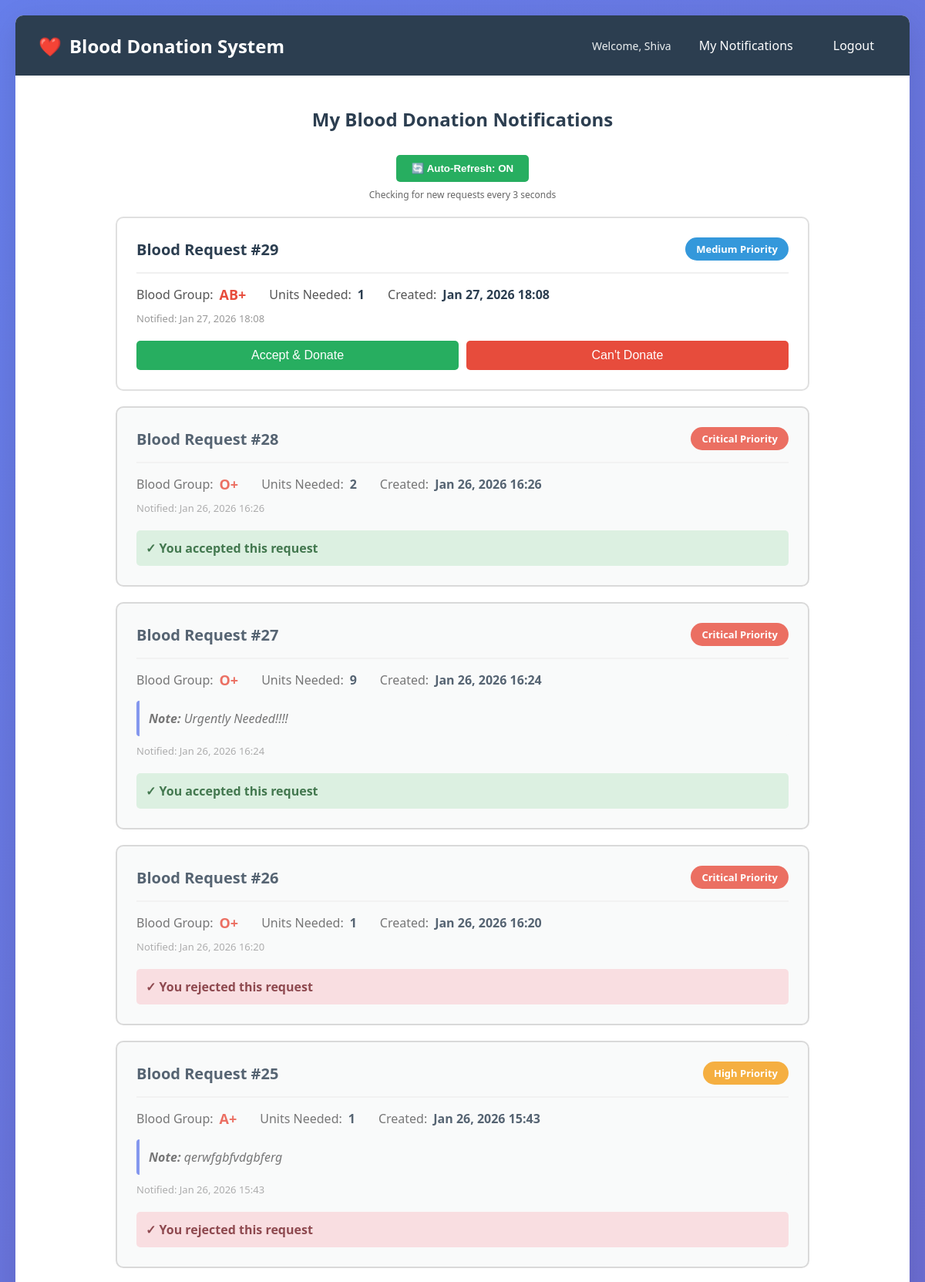
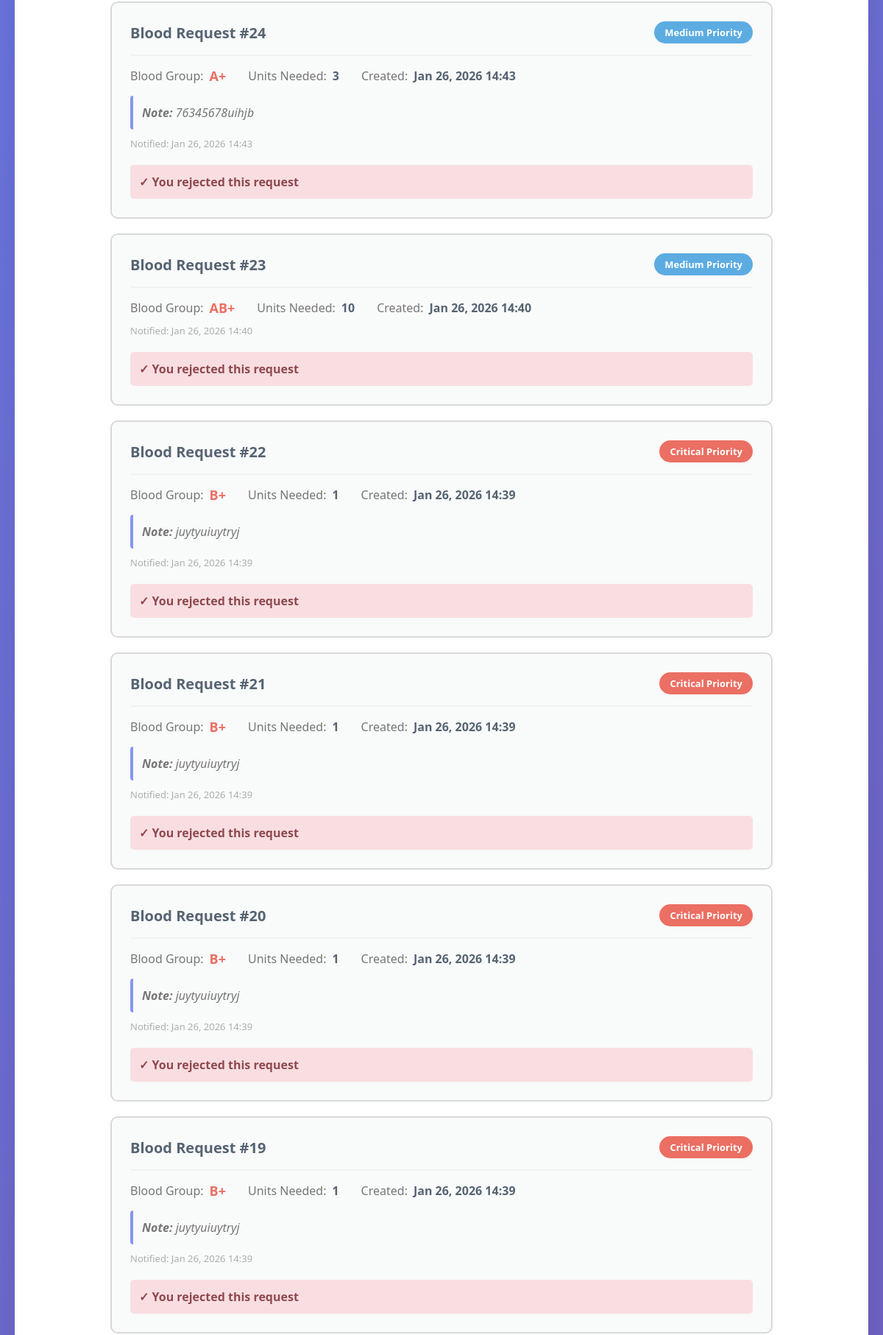
Screenshot of /notifications/ (signed in, upper part) with the database file from the repository (2 pictures, top to bottom).
### careapp/models.py (models this page shows, shortened)
class Notification(models.Model):
    user = models.ForeignKey(User, on_delete=models.CASCADE, related_name='notifications')
    blood_request = models.ForeignKey(BloodRequest, on_delete=models.CASCADE, related_name='notifications')
    is_read = models.BooleanField(default=False)
    created_at = models.DateTimeField(auto_now_add=True)
    class Meta:
        unique_together = ('user', 'blood_request')
        ordering = ['-created_at']

class BloodRequest(models.Model):
    BLOOD_GROUP_CHOICES = DonorProfile.BLOOD_GROUP_CHOICES
    URGENCY_CHOICES = [
        ('critical', 'Critical'),
        ('high', 'High'),
        ('medium', 'Medium'),
    ]
    blood_group = models.CharField(max_length=3, choices=BLOOD_GROUP_CHOICES)
    units_needed = models.PositiveIntegerField(default=1)
    urgency = models.CharField(max_length=10, choices=URGENCY_CHOICES)
    note = models.TextField(blank=True)
    created_by = models.ForeignKey(User, on_delete=models.SET_NULL, null=True, blank=True)
    is_active = models.BooleanField(default=True)
    created_at = models.DateTimeField(auto_now_add=True)
    class Meta:
        ordering = ['-created_at']

class DonorResponse(models.Model):
    RESPONSE_CHOICES = [
        ('accepted', 'Accepted'),
        ('rejected', 'Rejected'),
    ]
    blood_request = models.ForeignKey(BloodRequest, on_delete=models.CASCADE, related_name='responses')
    donor = models.ForeignKey(User, on_delete=models.CASCADE, related_name='donor_responses')
    response = models.CharField(max_length=10, choices=RESPONSE_CHOICES)
    responded_at = models.DateTimeField(auto_now_add=True)
    class Meta:
        unique_together = ('blood_request', 'donor')
        ordering = ['-responded_at']

### careapp/views.py (the view)
# urls.py: path('notifications/', views.donor_notifications, name='donor_notifications'),
@login_required
def donor_notifications(request):
    try:
        donor_profile = DonorProfile.objects.get(user=request.user)
        has_profile = True
    except DonorProfile.DoesNotExist:
        has_profile = False
        donor_profile = None
    notifications = Notification.objects.filter(
        user=request.user
    ).select_related('blood_request').order_by('-created_at')
    responded_request_ids = set(
        DonorResponse.objects.filter(donor=request.user).values_list('blood_request_id', flat=True)
    )
    notifications_with_status = []
    for notification in notifications:
        notification.has_responded = notification.blood_request_id in responded_request_ids
        if notification.has_responded:
            response = DonorResponse.objects.get(
                donor=request.user,
                blood_request_id=notification.blood_request_id
            )
            notification.response_status = response.response
        notifications_with_status.append(notification)
    context = {
        'notifications': notifications_with_status,
        'user': request.user,
        'has_profile': has_profile,
        'donor_profile': donor_profile,
    }
    return render(request, 'demo_donor_notifications.html', context)

### templates/demo_donor_notifications.html (shortened to what this page needs)
{% extends 'base.html' %}
{% block content %}
<div class="notifications-container">
    <h2>My Blood Donation Notifications</h2>
    <div style="text-align: center; margin-bottom: 20px;">
        <button id="autoRefreshBtn" onclick="toggleAutoRefresh()" style="padding: 10px 20px; background: #27ae60; color: white; border: none; border-radius: 5px; cursor: pointer; font-weight: 600;">
            🔄 Auto-Refresh: ON
        </button>
        <p style="font-size: 12px; color: #666; margin-top: 8px;">
            Checking for new requests every 3 seconds
        </p>
    </div>
    {% if not has_profile %}
        <div class="no-notifications">
            <h3>⚠️ Profile Setup Required</h3>
            <p>You don't have a donor profile yet. To receive blood donation notifications, please contact the administrator to create your donor profile with:</p>
            <ul style="text-align: left; margin: 20px auto; max-width: 400px;">
                <li>Your phone number</li>
                <li>Your blood group (A+, A-, B+, B-, O+, O-, AB+, AB-)</li>
                <li>Availability status</li>
            </ul>
            <p><strong>Admin can create your profile at:</strong><br>
            <a href="/admin/careapp/donorprofile/add/" style="color: #667eea;">Django Admin → Donor Profiles → Add</a></p>
        </div>
    {% elif notifications %}
        {% for notification in notifications %}
            <div class="notification-card {% if notification.has_responded %}responded{% endif %}" id="notification-{{ notification.blood_request.id }}">
                <div class="notification-header">
                    <div class="notification-title">
                        Blood Request #{{ notification.blood_request.id }}
                    </div>
                    <span class="badge badge-{{ notification.blood_request.urgency }}">
                        {{ notification.blood_request.get_urgency_display }} Priority
                    </span>
                </div>
                <div class="notification-body">
                    <div class="info-row">
                        <div class="info-item">
                            <span class="info-label">Blood Group:</span>
                            <span class="info-value" style="color: #e74c3c; font-size: 18px;">{{ notification.blood_request.blood_group }}</span>
                        </div>
                        <div class="info-item">
                            <span class="info-label">Units Needed:</span>
                            <span class="info-value">{{ notification.blood_request.units_needed }}</span>
                        </div>
                        <div class="info-item">
                            <span class="info-label">Created:</span>
                            <span class="info-value">{{ notification.blood_request.created_at|date:"M d, Y H:i" }}</span>
                        </div>
                    </div>
                    {% if notification.blood_request.note %}
                        <div class="notification-note">
                            <strong>Note:</strong> {{ notification.blood_request.note }}
                        </div>
                    {% endif %}
                    <div class="timestamp">
                        Notified: {{ notification.created_at|date:"M d, Y H:i" }}
                    </div>
                </div>
                <div id="actions-{{ notification.blood_request.id }}">
                    {% if notification.has_responded %}
                        <div class="response-status {{ notification.response_status }}">
                            ✓ You {{ notification.response_status }} this request
                        </div>
                    {% else %}
                        <div class="notification-actions">
                            <button class="btn btn-accept" onclick="respondToRequest({{ notification.blood_request.id }}, 'accepted')">
                                Accept & Donate
                            </button>
                            <button class="btn btn-reject" onclick="respondToRequest({{ notification.blood_request.id }}, 'rejected')">
                                Can't Donate
                            </button>
                        </div>
                    {% endif %}
                </div>
            </div>
        {% endfor %}
    {% else %}
        <div class="no-notifications">
            <h3>No notifications yet</h3>
            <p>You'll receive notifications here when there's a blood request matching your blood group.</p>
        </div>
    {% endif %}
</div>
{% endblock %}

### templates/base.html (shortened to what this page needs)
<!DOCTYPE html>
<html lang="en">
<head>
</head>
<body>
    <div class="container">
        <nav class="navbar">
            <h1>Blood Donation System</h1>
            <div class="navbar-links">
                {% if user.is_authenticated %}
                    <span class="user-info">Welcome, {{ user.username }}</span>
                    {% if user.is_staff %}
                        <a href="{% url 'admin_create_request' %}">Create Request</a>
                    {% else %}
                        <a href="{% url 'donor_notifications' %}">My Notifications</a>
                    {% endif %}
                    <form method="post" action="{% url 'logout' %}" style="display: inline; margin: 0;">
                        <button type="submit">Logout</button>
                    </form>
                {% else %}
                    <a href="{% url 'login' %}">Login</a>
                {% endif %}
            </div>
        </nav>
        <div class="content">
            {% block content %}{% endblock %}
        </div>
    </div>
</body>
</html>

### templates/base.html (style rules this page uses)
* { margin: 0; padding: 0; box-sizing: border-box; }
body { font-family: 'Segoe UI', Tahoma, Geneva, Verdana, sans-serif; background: linear-gradient(135deg, #667eea 0%, #764ba2 100%); min-height: 100vh; padding: 20px; }
.container { max-width: 1200px; margin: 0 auto; background: white; border-radius: 10px; box-shadow: 0 10px 40px rgba(0,0,0,0.1); overflow: hidden; }
.navbar { background: #2c3e50; color: white; padding: 20px 30px; display: flex; justify-content: space-between; align-items: center; }
.navbar h1 { font-size: 24px; display: flex; align-items: center; }
.navbar h1::before { content: "❤️"; margin-right: 10px; }
.navbar-links { display: flex; gap: 20px; align-items: center; }
.navbar-links a { color: white; text-decoration: none; padding: 8px 16px; border-radius: 5px; transition: background 0.3s; }
.navbar-links button { color: white; background: transparent; border: none; padding: 8px 16px; border-radius: 5px; cursor: pointer; font-size: 16px; transition: background 0.3s; font-family: inherit; }
.user-info { color: #ecf0f1; font-size: 14px; }
.content { padding: 40px; }
.btn { display: inline-block; padding: 10px 20px; background: #667eea; color: white; text-decoration: none; border-radius: 5px; border: none; cursor: pointer; font-size: 16px; transition: background 0.3s; }

### templates/demo_donor_notifications.html (style rules this page uses)
.notifications-container { max-width: 900px; margin: 0 auto; }
.notifications-container h2 { color: #2c3e50; margin-bottom: 30px; text-align: center; }
.notification-card { background: #fff; border: 2px solid #e0e0e0; border-radius: 10px; padding: 25px; margin-bottom: 20px; transition: all 0.3s; }
.notification-card.responded { background: #f8f9fa; border-color: #d0d0d0; opacity: 0.8; }
.notification-header { display: flex; justify-content: space-between; align-items: center; margin-bottom: 15px; padding-bottom: 15px; border-bottom: 2px solid #f0f0f0; }
.notification-title { font-size: 20px; font-weight: bold; color: #2c3e50; }
.badge { display: inline-block; padding: 6px 14px; border-radius: 20px; font-size: 13px; font-weight: bold; }
.badge-critical { background: #e74c3c; color: white; animation: pulse 2s infinite; }
.badge-high { background: #f39c12; color: white; }
.badge-medium { background: #3498db; color: white; }
.notification-body { margin-bottom: 20px; }
.info-row { display: flex; gap: 30px; margin-bottom: 10px; flex-wrap: wrap; }
.info-item { display: flex; align-items: center; gap: 8px; }
.info-label { font-weight: 500; color: #555; }
.info-value { color: #2c3e50; font-weight: 600; }
.notification-note { margin-top: 15px; padding: 12px; background: #f8f9fa; border-left: 4px solid #667eea; border-radius: 4px; color: #555; font-style: italic; }
.notification-actions { display: flex; gap: 10px; }
.btn-accept { background: #27ae60; flex: 1; }
.btn-reject { background: #e74c3c; flex: 1; }
.response-status { display: flex; align-items: center; gap: 10px; padding: 12px; border-radius: 5px; font-weight: 600; }
.response-status.accepted { background: #d4edda; color: #155724; }
.response-status.rejected { background: #f8d7da; color: #721c24; }
.timestamp { font-size: 13px; color: #999; margin-top: 10px; }

### rows the page displays
Notification: blood_request.id "29", blood_request.urgency "Medium", blood_request.blood_group "AB+", blood_request.units_needed "1", blood_request.created_at "Jan 27, 2026 18:08", created_at "Jan 27, 2026 18:08"
Notification: blood_request.id "28", blood_request.urgency "Critical", blood_request.blood_group "O+", blood_request.units_needed "2", blood_request.created_at "Jan 26, 2026 16:26", created_at "Jan 26, 2026 16:26", response_status "accepted"
Notification: blood_request.id "27", blood_request.urgency "Critical", blood_request.blood_group "O+", blood_request.units_needed "9", blood_request.created_at "Jan 26, 2026 16:24", blood_request.note "Urgently Needed!!!!", created_at "Jan 26, 2026 16:24", response_status "accepted"
Notification: blood_request.id "26", blood_request.urgency "Critical", blood_request.blood_group "O+", blood_request.units_needed "1", blood_request.created_at "Jan 26, 2026 16:20", created_at "Jan 26, 2026 16:20", response_status "rejected"
Notification: blood_request.id "25", blood_request.urgency "High", blood_request.blood_group "A+", blood_request.units_needed "1", blood_request.created_at "Jan 26, 2026 15:43", blood_request.note "qerwfgbfvdgbferg", created_at "Jan 26, 2026 15:43", response_status "rejected"
Notification: blood_request.id "24", blood_request.urgency "Medium", blood_request.blood_group "A+", blood_request.units_needed "3", blood_request.created_at "Jan 26, 2026 14:43", blood_request.note "76345678uihjb", created_at "Jan 26, 2026 14:43", response_status "rejected"
Notification: blood_request.id "23", blood_request.urgency "Medium", blood_request.blood_group "AB+", blood_request.units_needed "10", blood_request.created_at "Jan 26, 2026 14:40", created_at "Jan 26, 2026 14:40", response_status "rejected"
Notification: blood_request.id "22", blood_request.urgency "Critical", blood_request.blood_group "B+", blood_request.units_needed "1", blood_request.created_at "Jan 26, 2026 14:39", blood_request.note "juytyuiuytryj", created_at "Jan 26, 2026 14:39", response_status "rejected"
Notification: blood_request.id "21", blood_request.urgency "Critical", blood_request.blood_group "B+", blood_request.units_needed "1", blood_request.created_at "Jan 26, 2026 14:39", blood_request.note "juytyuiuytryj", created_at "Jan 26, 2026 14:39", response_status "rejected"
Notification: blood_request.id "20", blood_request.urgency "Critical", blood_request.blood_group "B+", blood_request.units_needed "1", blood_request.created_at "Jan 26, 2026 14:39", blood_request.note "juytyuiuytryj", created_at "Jan 26, 2026 14:39", response_status "rejected"
Notification: blood_request.id "19", blood_request.urgency "Critical", blood_request.blood_group "B+", blood_request.units_needed "1", blood_request.created_at "Jan 26, 2026 14:39", blood_request.note "juytyuiuytryj", created_at "Jan 26, 2026 14:39", response_status "rejected"

### other values shown
{{ user.username }} "Shiva"
